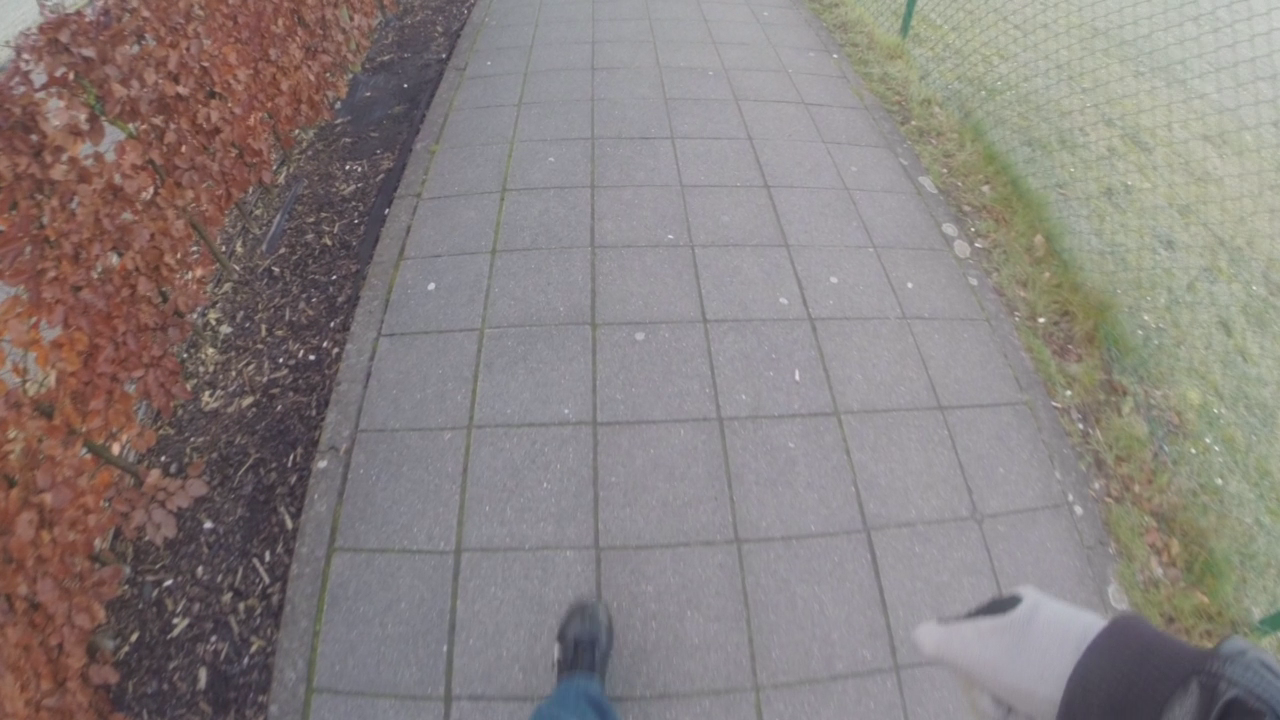
//> input picture Detectors/KleineVierkanteTegelDetector1/tegel4_1.png, 1280 x 720 px
$ ./main tegel4_1.png tegel4_2.png   (built with g++ and OpenCV 4)
//> lines starting //> are read from the running program, lines starting //| are printed output that depends on the picture; after the words box and inside, x2 and y2 are one past the last pixel; in counts of white or black regions, pixels touching at a corner belong together
#include <opencv2/opencv.hpp>

#include <fstream>
#include <vector>

int main(int argc, char** argv) {

    //threshold values
    const int DX = 400, DY = 100;
    const int HOUGHLINESTHRESHOLD = 300;
    const int POSITIONTHRESHOLD = 125;
    const int TILEDIST = 120;
    const int TILEDISTTHRESHOLD = 10;

    //read image
    cv::Mat src = cv::imread(argv[1]);
//> src is the input picture: 720 rows x 1280 cols, CV_8UC3; mean B, G, R 127.3, 129, 136.6

    //transform image
    cv::Mat transformationMatrix = (cv::Mat_<float>(3, 3) << 1.942573224833244, 1.856642874874286, -660.9095655794609,
                                    -0.1277720821771055, 3.49452191344536, -74.85814843188734,
                                    -0.0001991185697340266, 0.003015718375164935, 1);

    cv::warpPerspective(src, src, transformationMatrix, src.size());
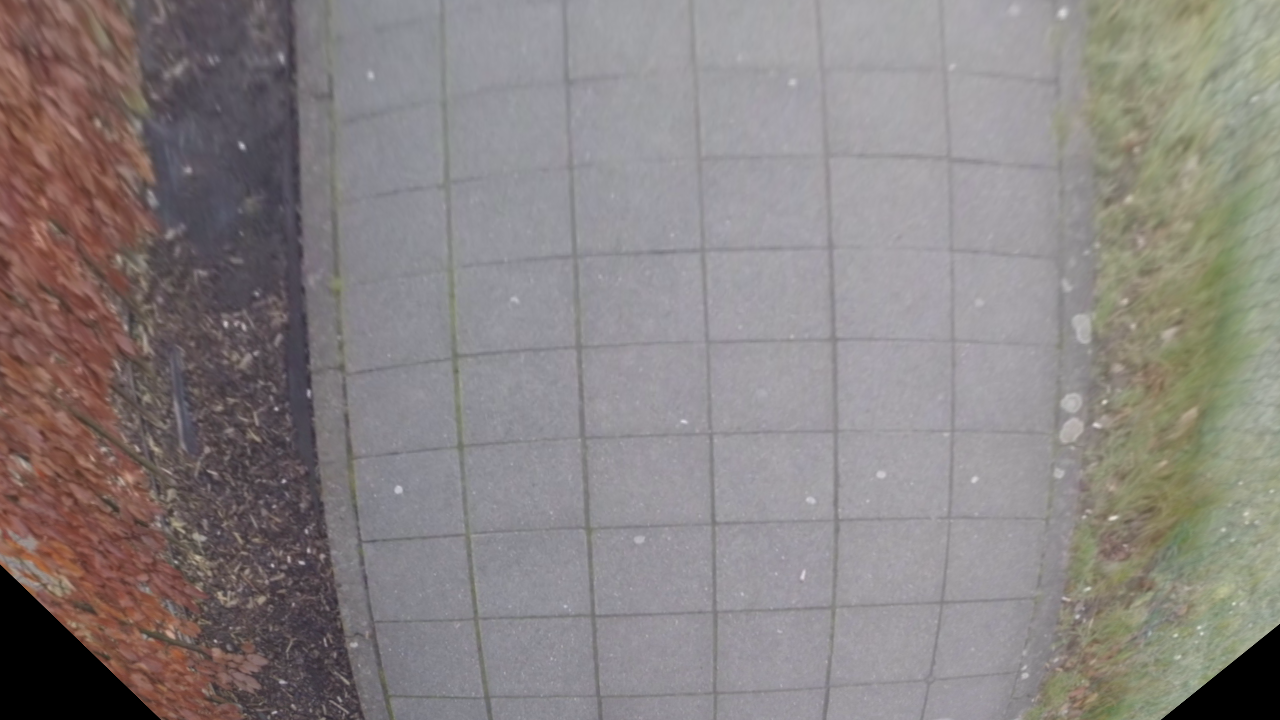
//> src: 720 rows x 1280 cols, CV_8UC3; mean B, G, R 129.7, 130.6, 136.7

    //take region-of-interest
    cv::Mat roi(src, cv::Rect(DX, DY, src.cols - DX * 2, src.rows - DY * 2));
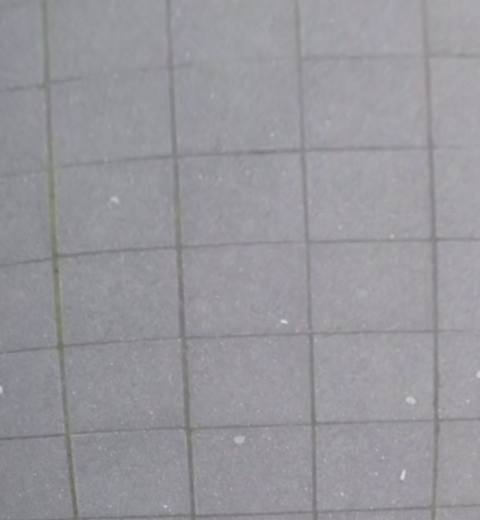
//> roi: 520 rows x 480 cols, CV_8UC3; mean B, G, R 156.5, 150.7, 152.1

    //convert bgr to gray
    cv::Mat roiGray;
    cv::cvtColor(roi, roiGray, CV_BGR2GRAY);

    //blur, smooth, ...
    cv::GaussianBlur(roiGray, roiGray, cv::Size(3, 3), 0);
    cv::adaptiveThreshold(roiGray, roiGray, 255, CV_ADAPTIVE_THRESH_MEAN_C, CV_THRESH_BINARY, 75, 10);
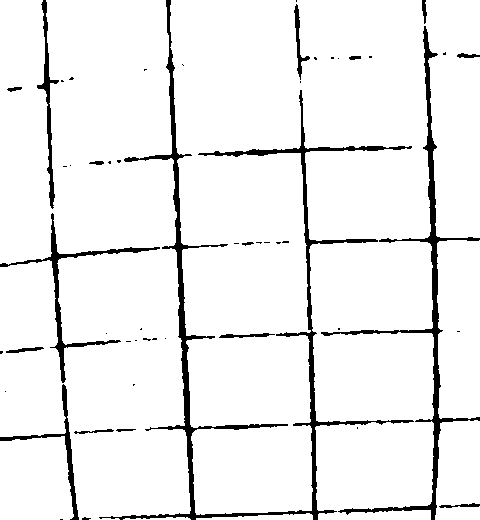
//> roiGray: 520 rows x 480 cols, CV_8UC1; 93.8% white; 52 black regions (35 under 20 px), largest, box (x1, y1, x2, y2) and area: (99, 0, 414, 520) 7247, (321, 26, 480, 520) 3733, (0, 213, 160, 383) 1491

    //black becomes white, white becomes black
    cv::bitwise_not(roiGray, roiGray);

    //detect hough lines
    std::vector<cv::Vec2f> lines;
    cv::HoughLines(roiGray, lines, 1, CV_PI / 180, HOUGHLINESTHRESHOLD, 0, 0);
//> lines = 13 lines (rho, theta), first 12: [-167, 3.09], [-297, 3.11], [-423, 3.11], [-428, 3.12], [-43, 3.09], [-170, 3.11], [-38, 3.07], [434, 1.54], [522, 1.54], [434, 0], [-45, 3.11], [-294, 3.09]

    //get the y-coordinate
    std::vector<int> positions;
    for(unsigned int i = 0; i < lines.size(); ++i) {
        float rho = lines[i][0], theta = lines[i][1];

        //detect almost horizontal lines only
        if(theta < 0.15f || (theta > 2.96f && theta < 3.31f)) {
            double a = std::cos(theta);
            double x1 = a * rho;

            int dx = roi.cols * std::tan(theta);
            int x2 = x1 + std::abs(dx) + 0.5f;

            positions.push_back(x2);
        }
    }
//> this loop made 13 passes
//> (rho, theta, a, x1, dx, x2) on passes 1, 2, 3, 4, 5, 6, 7, 10, 11, 12, 13: (-167, 3.09, -0.999, 166.8, -25, 192), (-297, 3.11, -0.999, 296.8, -16, 313), (-423, 3.11, -0.999, 422.7, -16, 439), (-428, 3.12, -1, 427.9, -8, 436), (-43, 3.09, -0.999, 42.94, -25, 68), (-170, 3.11, -0.999, 169.9, -16, 186), (-38, 3.07, -0.998, 37.91, -33, 71), (434, 0, 1, 434, 0, 434), (-45, 3.11, -0.999, 44.97, -16, 61), (-294, 3.09, -0.999, 293.6, -25, 319), (-172, 3.11, -0.999, 171.9, -16, 188)

    //calculate distance
    std::sort(positions.begin(), positions.end());
//> positions = [61, 68, 71, 186, 188, 192, 313, 319, 434, 436, 439]

    std::vector<int> hDist;
    for(int i = 1; i < positions.size(); ++i) {
        for(int j = 0; j < i; ++j) {
            int d = positions[i] - positions[j];
            if(d > POSITIONTHRESHOLD && std::abs(TILEDIST - d) < TILEDISTTHRESHOLD) {
                hDist.push_back(d);
            }
        }
    }
//> this loop made 10 passes
//> after the loop, hDist = [127, 127, 127, 126]

    int dist = -1;
    if(!hDist.empty()) {
        int avgDist = 0;
        for(int i = 0; i < hDist.size(); ++i) {
            avgDist += hDist[i];
        }
//> this loop made 4 passes
//> avgDist on passes 1 to 4: 127, 254, 381, 507
//> after the loop, avgDist = 507

        dist = avgDist / hDist.size();
//> dist = 126
    }

    //write out data to dataFile
    std::ofstream dataFile;
    dataFile.open(argv[2]);

    std::ostringstream featurevector;
    featurevector << 0 << " ";
    featurevector << 1 << ":" << dist;

    dataFile << featurevector.str();
    dataFile << std::endl;

    dataFile.close();

    return 0;
}
